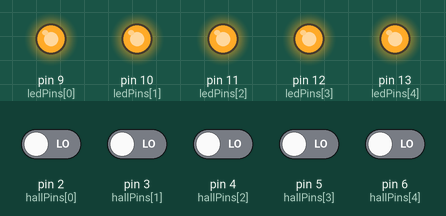
Simulated run of this sketch. Board: Arduino Uno, built with avr-gcc and run on an emulated ATmega328P. Parts: output pins drawn as LEDs (lit = HIGH). Inputs (shaded band) come from the test bench; at power-on: pin 2 (hallPins[0]), pin 3 (hallPins[1]), pin 4 (hallPins[2]), pin 5 (hallPins[3]), pin 6 (hallPins[4]) LOW.

Above: at 1.2 s.
1.3 s: pin 2 (hallPins[0]) driven HIGH
At 2.3 s:
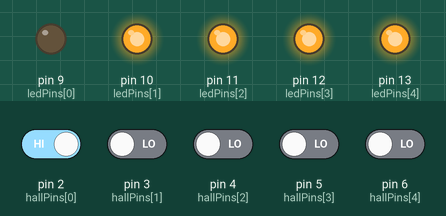
2.8 s: pin 3 (hallPins[1]) driven HIGH
At 3.4 s:
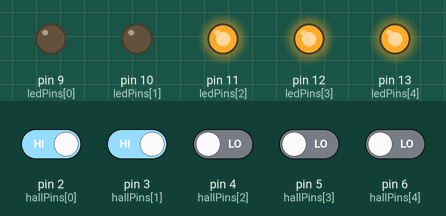
4.3 s: pin 4 (hallPins[2]) driven HIGH
At 4.6 s:
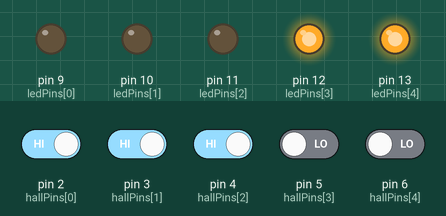
5.8 s: pin 5 (hallPins[3]) driven HIGH
At 6.9 s:
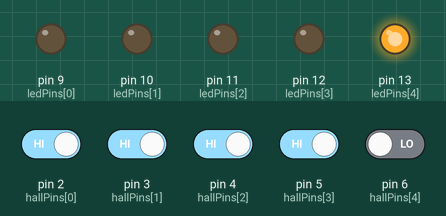
7.3 s: pin 6 (hallPins[4]) driven HIGH
At 8.1 s:
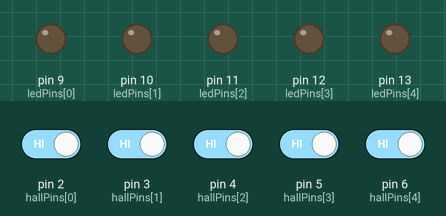
8.8 s: pin 2 (hallPins[0]) driven LOW
At 9.2 s:
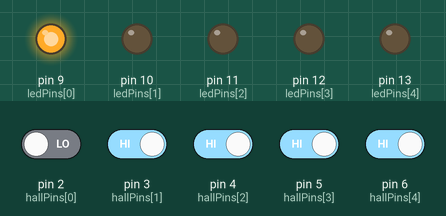
Timing chart, 0 to 11.3 s (numbered marks = the images above; inputs shaded):
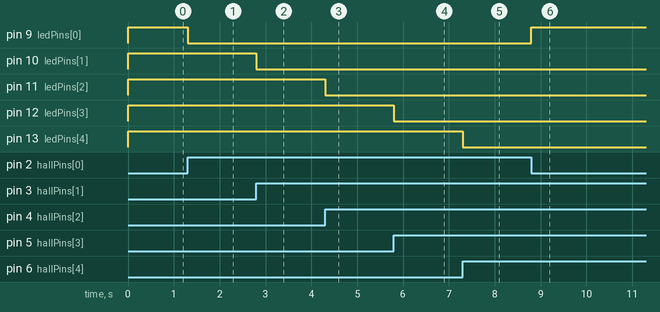

Measured:
- after the input at 1.3 s, pin 9 (ledPins[0]): HIGH → LOW at once
- after the input at 2.8 s, pin 10 (ledPins[1]): HIGH → LOW at once
- after the input at 4.3 s, pin 11 (ledPins[2]): HIGH → LOW at once
- after the input at 5.8 s, pin 12 (ledPins[3]): HIGH → LOW at once
- after the input at 7.3 s, pin 13 (ledPins[4]): HIGH → LOW at once
- after the input at 8.8 s, pin 9 (ledPins[0]): LOW → HIGH at once

The sketch:

hallMulti.ino
```cpp
const int ledPins[] = {9,10,11,12,13};
const int hallPins[] = {2,3,4,5,6};
const int totalHallPins = sizeof(hallPins)/sizeof(hallPins[0]);

void setup() {
  for (int i = 0; i < totalHallPins; i++) {
    pinMode(hallPins[i],INPUT);
    pinMode(ledPins[i],OUTPUT);
  }
  Serial.begin(9600);
}

void loop() {
  for (int i = 0; i < totalHallPins; i++) {
    const boolean state = digitalRead(hallPins[i]);
    digitalWrite(ledPins[i], !state);
  }
}

/*

OPTION 2: simplified without loops

int hallPin1 = 2;
int hallPin2 = 3;
int hallPin3 = 4;
int hallPin4 = 5;
int hallPin5 = 6;

int ledPin1 = 9;
int ledPin2 = 10;
int ledPin3 = 11;
int ledPin4 = 12;
int ledPin5 = 13;

void setup() {
  Serial.begin(9600);
  pinMode(hallPin1,INPUT);
  pinMode(hallPin2,INPUT);
  pinMode(hallPin3,INPUT);
  pinMode(hallPin4,INPUT);
  pinMode(hallPin5,INPUT);

  pinMode(ledPin1,OUTPUT);
  pinMode(ledPin2,OUTPUT);
  pinMode(ledPin3,OUTPUT);
  pinMode(ledPin4,OUTPUT);
  pinMode(ledPin5,OUTPUT);
}

void loop() {
  int hallPinState1 = digitalRead(hallPin1);
  int hallPinState2 = digitalRead(hallPin2);
  int hallPinState3 = digitalRead(hallPin3);
  int hallPinState4 = digitalRead(hallPin4);
  int hallPinState5 = digitalRead(hallPin5);

  Serial.println("Pin states: "+String(hallPinState1)+String(hallPinState2)+String(hallPinState3)+String(hallPinState4)+String(hallPinState5));

  digitalWrite(ledPin1, !hallPinState1);
  digitalWrite(ledPin2, !hallPinState2);
  digitalWrite(ledPin3, !hallPinState3);
  digitalWrite(ledPin4, !hallPinState4);
  digitalWrite(ledPin5, !hallPinState5);

  delay(1);
}

*/

/*

//OPTION 3: bind 'em outside of loop'
//NOTE: this proved to be way more complicated then I needed...

void pciSetup(byte pin) {
  *digitalPinToPCMSK(pin) |= bit (digitalPinToPCMSKbit(pin));  // enable pin
  PCIFR  |= bit (digitalPinToPCICRbit(pin)); // clear any outstanding interrupt
  PCICR  |= bit (digitalPinToPCICRbit(pin)); // enable interrupt for the group
}

// Use one Routine to handle each group
ISR (PCINT0_vect) {  // handle pin change interrupt for D8 to D13 here
  digitalWrite(13,digitalRead(8) and digitalRead(9));
  Serial.println("8 & 9");
}

ISR (PCINT1_vect) { // handle pin change interrupt for A0 to A5 here
  digitalWrite(13,digitalRead(A0));
}

ISR (PCINT2_vect) { // handle pin change interrupt for D0 to D7 here
  int stateA = !digitalRead(6);
  int stateB = !digitalRead(7);
  digitalWrite(13,stateA);
  digitalWrite(12,stateA);
  Serial.println("\n "+String(stateA)+String(stateB)+" - "+!digitalRead(11));
}

void setup() {
int i;

// set pullups, if necessary
  for (i=0; i<=12; i++) digitalWrite(i,LOW);  // pinMode( ,INPUT) is default
  for (i=A0; i<=A5; i++) digitalWrite(i,LOW);

  pinMode(11,INPUT);
  pinMode(12,OUTPUT);  // LED
  pinMode(13,OUTPUT);  // LED

  pciSetup(6);
  pciSetup(7);
  //pciSetup(8);
  //pciSetup(9);
  //pciSetup(A0);
  Serial.begin(9600);
}


void loop() {
  //Serial.println("delay"); delay(1000);
}

*/
```
